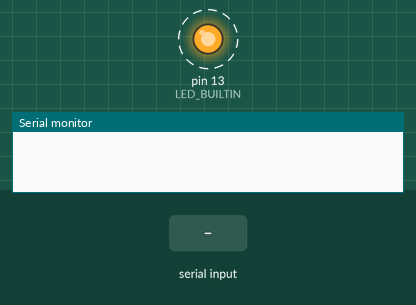
The sketch below on a simulated Arduino Uno, built with avr-gcc and run on an emulated ATmega328P. On the bench: output pins drawn as LEDs (lit = HIGH), the last lines printed to the serial monitor. Dashed ring = blinking. The inputs (shaded band) are chosen by the test bench.

Above: at 1.35 s.
1.4 s: "R" received over Serial
At 2.2 s:
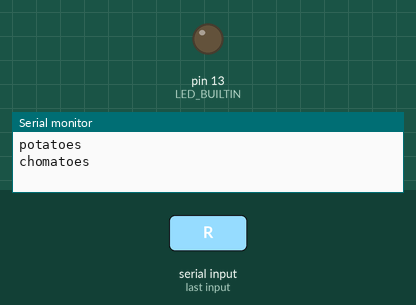
At 2.57 s:
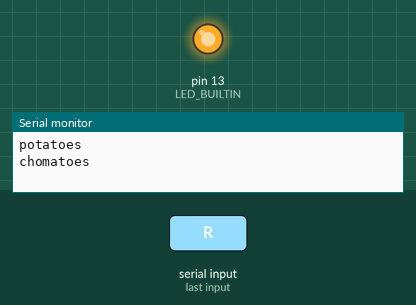
Timing chart, 0 to 10.4 s (numbered marks = the images above; inputs shaded):
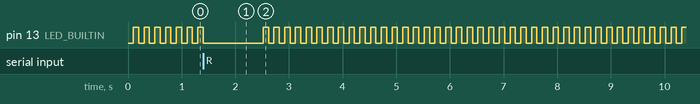

Measured:
- by itself, pin 13 (LED_BUILTIN): repeats every 0.20 s: HIGH 0.10 s, LOW 0.10 s

The sketch:

HWCode.ino
```cpp
/*
 * This is some example code:
 * The goal here is to set up a simple serial connection
 * between matlab and the arduino
 */

/*
 * These are examples of libraries you might need
 */
//#include <Wire.h>
//#include <I2Cdev.h>
//#include <MPU6050.h>

/* This would set up an object 'mpu' with the address 0x68
 * The 0x__ denotes a hexidecimal value taking up 1 byte
 * 0x68 would be 0b01101000, which is 104 in decimal
 * Used here it just references a pin address
 */
// MPU6050 mpu(0x68);

int16_t x[6]; // This creates a valiable
char val = 0; // This creates another

/*
 * The setp loop runs once at the beginning of code
 * or if the main loop crashes. There is usually a reset button
 * on most Arduino models that will force this to rerun
 */

void setup() {

  // Wire.begin(); This would set up the wire library

/*
 * The number below is the baud rate
 * It must match matlab!!
 * If you click the serial monitor in the Arduino IDE, the
 * default baud rate may be different, producing funky symbols
 */

  Serial.begin(115200);

  pinMode(LED_BUILTIN, OUTPUT);

  delay(100); // programming delay

  // mpu.initialize(); // initializes sensor

  // delay(100); // wait for that too

  /*
   * Sometimes you want to test whether your sensors and other
   * components are awake, so you'd run something like the
   * code below. In this example, we only need the
   * serial connection setup up, i.e. Serial.begin(#####);
   */

  /*
  if(!mpu.testConnection()){
    Serial.println("not running...");
  }
  */
}

void loop() {

// check the serial connection for messages
  if(Serial.available())
  {
    // read the value
    val = Serial.read();
    delay(10);

    // do something if there is a match
    if(val=='R') // from the matlab code, 'R' is arbitrary

    /*
     * talk to the component to get data
     */
      // mpu.getMotion6(&x[0],&x[1],&x[2],&x[3],&x[4],&x[5]);

      /*
       * This is where code to read and write off the arduino
       * pins would be
       */
      Serial.println("potatoes"); // send data, not potatoes
      Serial.println("chomatoes"); // check format on matlab side
      delay(1000); // arbitrary delay
      /*
       * This read 6 values from the MPU accelerometer
       * and sent them back to matlab via serial connection
      for(int i;i<6;i++){
        //send data back to MATLAB through the serial connection
        Serial.println(x[i]);
      }
      */
  } else {
      digitalWrite(LED_BUILTIN, HIGH);   // turn the LED on (HIGH is the voltage level)
      delay(100);                       // wait for a second
      digitalWrite(LED_BUILTIN, LOW);    // turn the LED off by making the voltage LOW
      delay(90);
  }

  // don't lock up the arduino if no messages have been sent
  delay(10);

}
```
